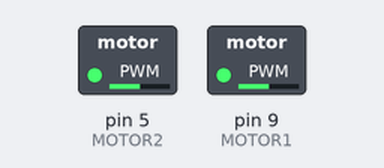
Simulated run of this program. Board: Arduino Mega 2560, built with avr-gcc and run on an emulated ATmega2560. Parts: switched loads named in the program (green lamp = pin HIGH). Pins used as bus, display or sensor lines are not drawn.

Above: at 0.1 s.
Timing chart, 0 to 1.6 s (numbered marks = the images above):
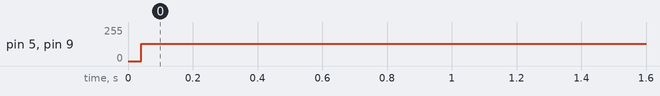

Measured:
- by itself, pin 5 (MOTOR2), pin 9 (MOTOR1): 0/255 → 128/255 at 0.04 s

The program:

main.cpp
```cpp
#include <Arduino.h>
#include <avr/io.h>
#include <avr/interrupt.h>

// Función para leer frecuencias desde LabVIEW
void leerFrecuencias(volatile int* timeFreq1, volatile int* timeFreq2);

// Definición de pines para los motores
#define MOTOR1 9 // Pin de salida para motor 1 (Timer1)
#define MOTOR2 5 // Pin de salida para motor 2 (Timer3)
#define MicroStep 3

// Rango de frecuencias permitidas en Hz
const int freqMin = 350;    // Frecuencia mínima en Hz
const int freqMax = 2800;  // Frecuencia máxima en Hz

// Variables globales de frecuencia (se almacenan en microsegundos)
volatile int time1 = 500;
volatile int time2 = 500;
volatile bool state1 = false; // Estado de la señal para motor 1
volatile bool state2 = false; // Estado de la señal para motor 2

String str1, str2; // Variables para almacenar los datos recibidos por Serial


void setup() {
    Serial.begin(115200);

    pinMode(MOTOR1, OUTPUT);
    pinMode(MOTOR2, OUTPUT);
    pinMode(MicroStep, OUTPUT);

    digitalWrite(MicroStep, HIGH); //Ponemos el driver en modo micropaso de 1/16

    cli(); // Desactivar interrupciones mientras configuramos

    // Configurar Timer1 (16 bits)
    TCCR1A = 0;  // Modo normal
    TCCR1B = (1 << WGM12) | (1 << CS11); // CTC, Prescaler de 8
    OCR1A = 500; // Valor inicial de comparación
    TIMSK1 |= (1 << OCIE1A); // TIMSK1 (Timer Interrupt Mask Register 1) y OCIE1A (Output Compare Interrupt Enable 1A)

    // Configurar Timer3 (16 bits)
    TCCR3A = 0;
    TCCR3B = (1 << WGM32) | (1 << CS31); // CTC, Prescaler de 8
    OCR3A = 500;
    TIMSK3 |= (1 << OCIE3A); // Habilitar interrupción por comparación OCIE3A

    sei(); // Habilitar interrupciones
}

// Interrupción Timer1 (Motor 1)
ISR(TIMER1_COMPA_vect) {
    state1 = !state1;
    digitalWrite(MOTOR1, state1);
    OCR1A = time1; // Actualizar intervalo
}

// Interrupción Timer3 (Motor 2)
ISR(TIMER3_COMPA_vect) {
    state2 = !state2;
    digitalWrite(MOTOR2, state2);
    OCR3A = time2;
}


void loop() {
    leerFrecuencias(&time1, &time2);
}

void leerFrecuencias(volatile int* timeFreq1, volatile int* timeFreq2) {
  if (Serial.available() > 0) {
        String input = Serial.readStringUntil('\n');  // Lee hasta encontrar '\n'
        int separatorIndex = input.indexOf(',');      // Encuentra la coma (delimitador)

        if (separatorIndex != -1) {
            str1 = input.substring(0, separatorIndex);   // Extrae la primera frecuencia
            str2 = input.substring(separatorIndex + 1);  // Extrae la segunda freciemcia
        }
      int f1 = str1.toInt();
      int f2 = str2.toInt();

      // Validar rangos y actualizar punteros
      if (f1 >= freqMin && f1 <= freqMax) {
        noInterrupts();
          *timeFreq1 = (2000000 / (2*f1)) - 1;
        interrupts();
      }
      if (f2 >= freqMin && f2 <= freqMax) {
        noInterrupts();
          *timeFreq2 = (2000000 / (2*f2)) - 1;
          interrupts();
      }
  }
}
```
